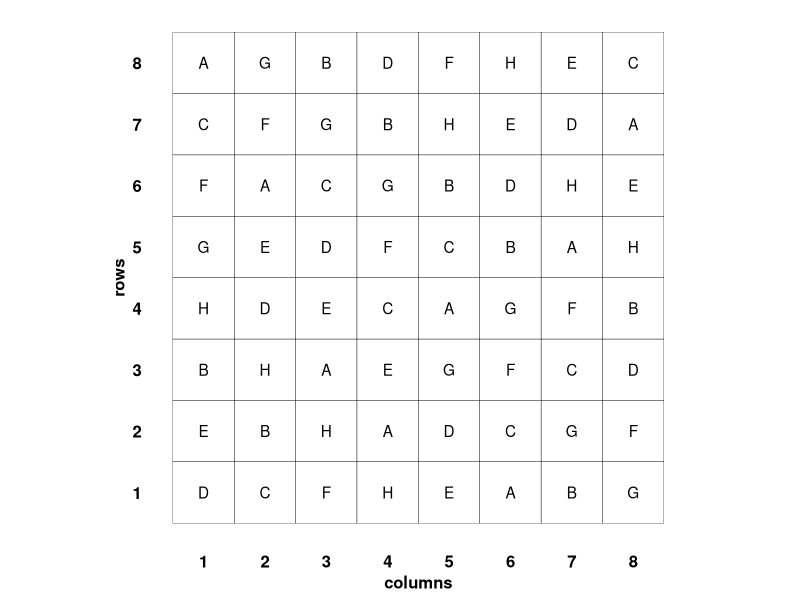
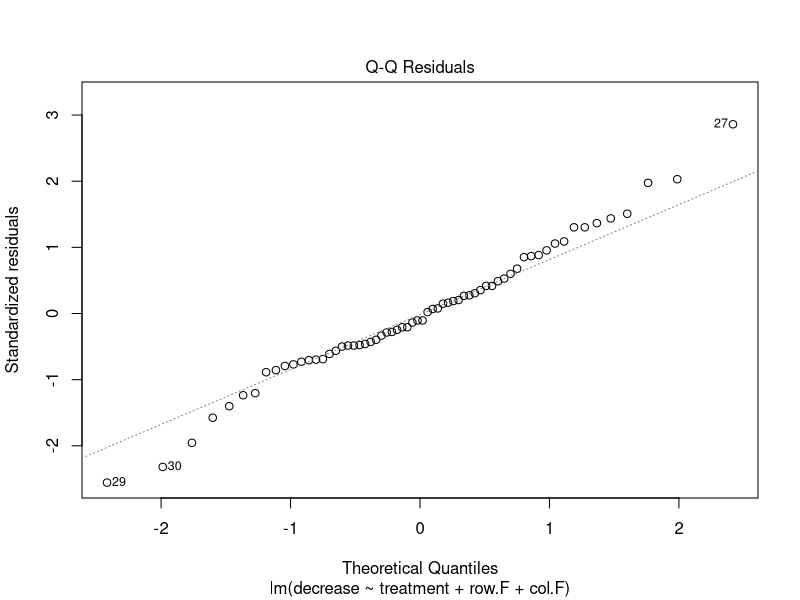
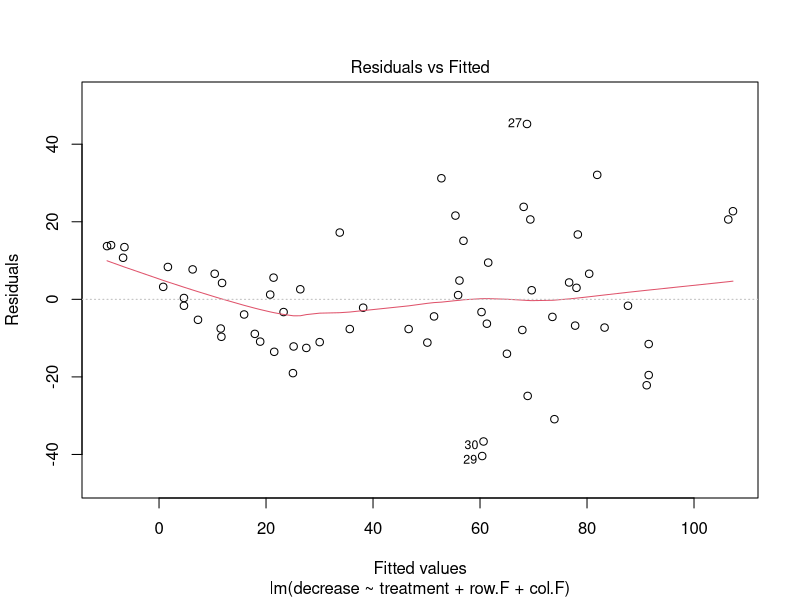
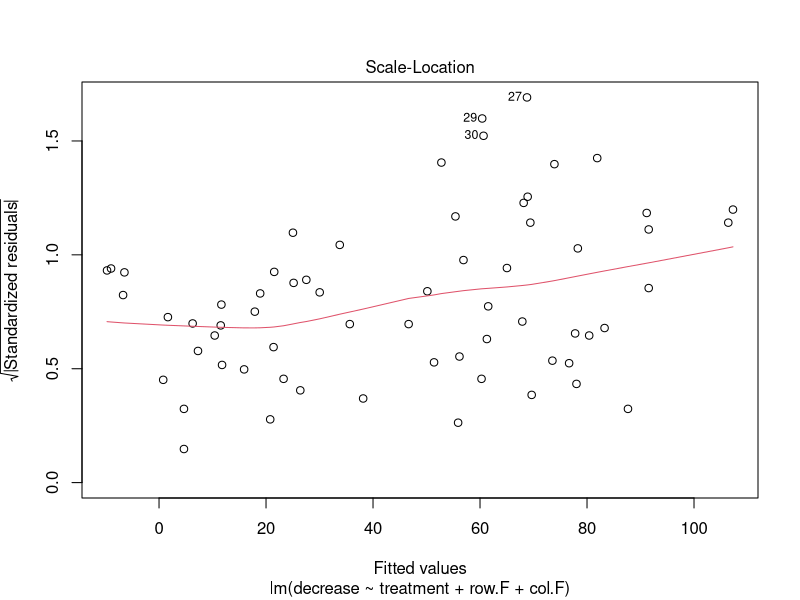

R code for these plots, in order:
## ---- chunk 1
knitr::opts_chunk$set(echo = TRUE)
## ---- chunk 2
#the same ones we used last time
library(emmeans)  
library(multcomp)
library(multcompView)
library(ggplot2) 
library(tidyr)
library(dplyr)
library(readr)
library(readxl)
library(stringr)
library(RColorBrewer)
library(viridis)
library(svglite)
library(cowplot)
## ---- chunk 3
head(OrchardSprays)
str(OrchardSprays)
## ---- chunk 4
OrchardSprays %>% 
  ggplot(aes(x = colpos, y = rowpos)) +
  geom_tile(color = "black", fill = NA) +
  geom_text(aes(label = treatment)) +
  scale_x_continuous(breaks = c(1, 2, 3, 4, 5, 6, 7, 8)) +
  scale_y_continuous(breaks = c(1, 2, 3, 4, 5, 6, 7, 8)) +
  labs(x = "columns",
      y = "rows") +
  theme_minimal() +
  theme(panel.grid = element_blank()) +
  theme(text = element_text(size = 12, color = "black", face = "bold")) +
  theme(axis.text = element_text(size = 12, color = "black", face = "bold")) +
  coord_fixed()
## ---- chunk 5
OrchardSprays_new <- OrchardSprays %>% 
  mutate(row.F = as.factor(rowpos)) %>%  #mutate makes new columns based on existing columns  
  mutate(col.F = as.factor(colpos))
## ---- chunk 6
model_spray <- lm(decrease ~ treatment + row.F + col.F, data = OrchardSprays_new)
## ---- chunk 7
plot(model_spray, which = 2)
## ---- chunk 8
plot(model_spray, which = c(1, 3))
## ---- chunk 9
anova(model_spray)
## ---- chunk 10
estimate_spray <- emmeans(model_spray, pairwise ~ treatment)
estimate_spray$contrasts 
## ---- chunk 11
cld(estimate_spray$emmeans, Letters = letters)
## ---- chunk 12
chicken_experiment <- read_csv("betacarotenoid.csv")
head(chicken_experiment)
